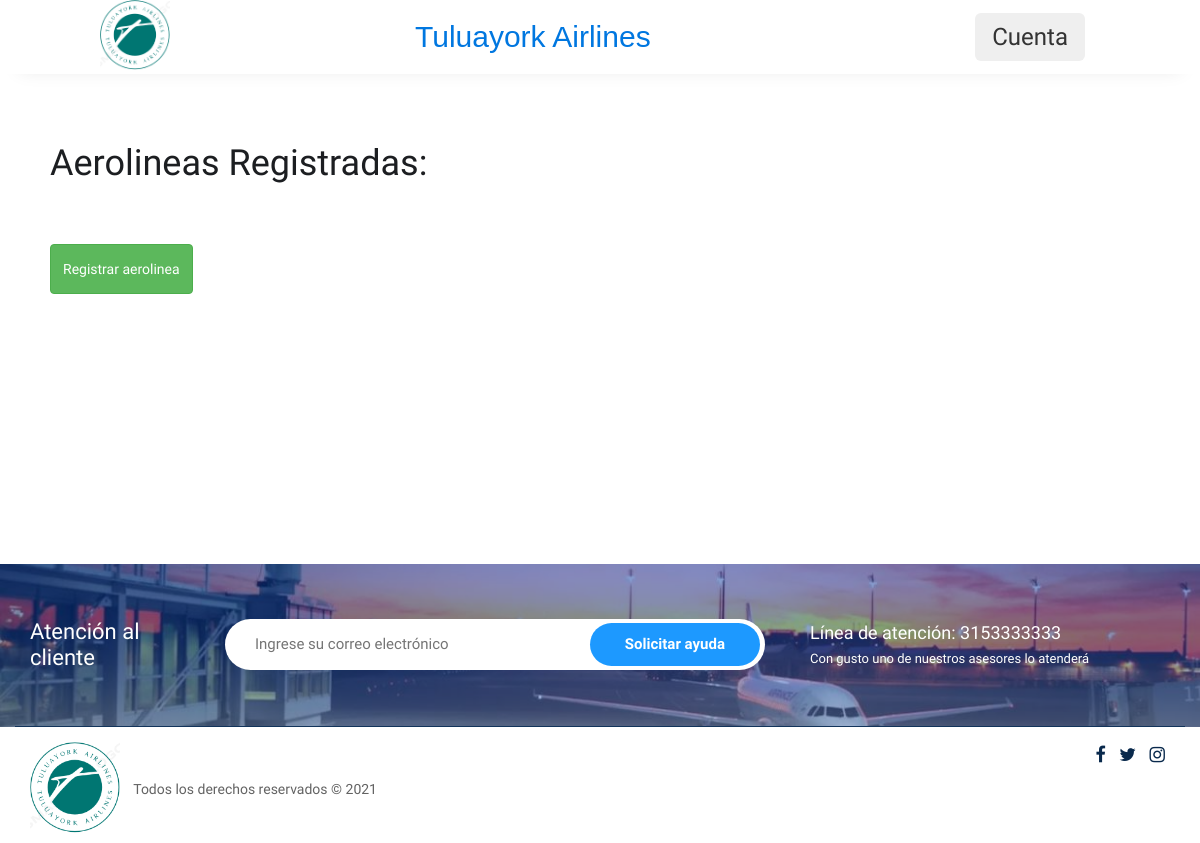
Page /aerolineas/ on the earlier database version.
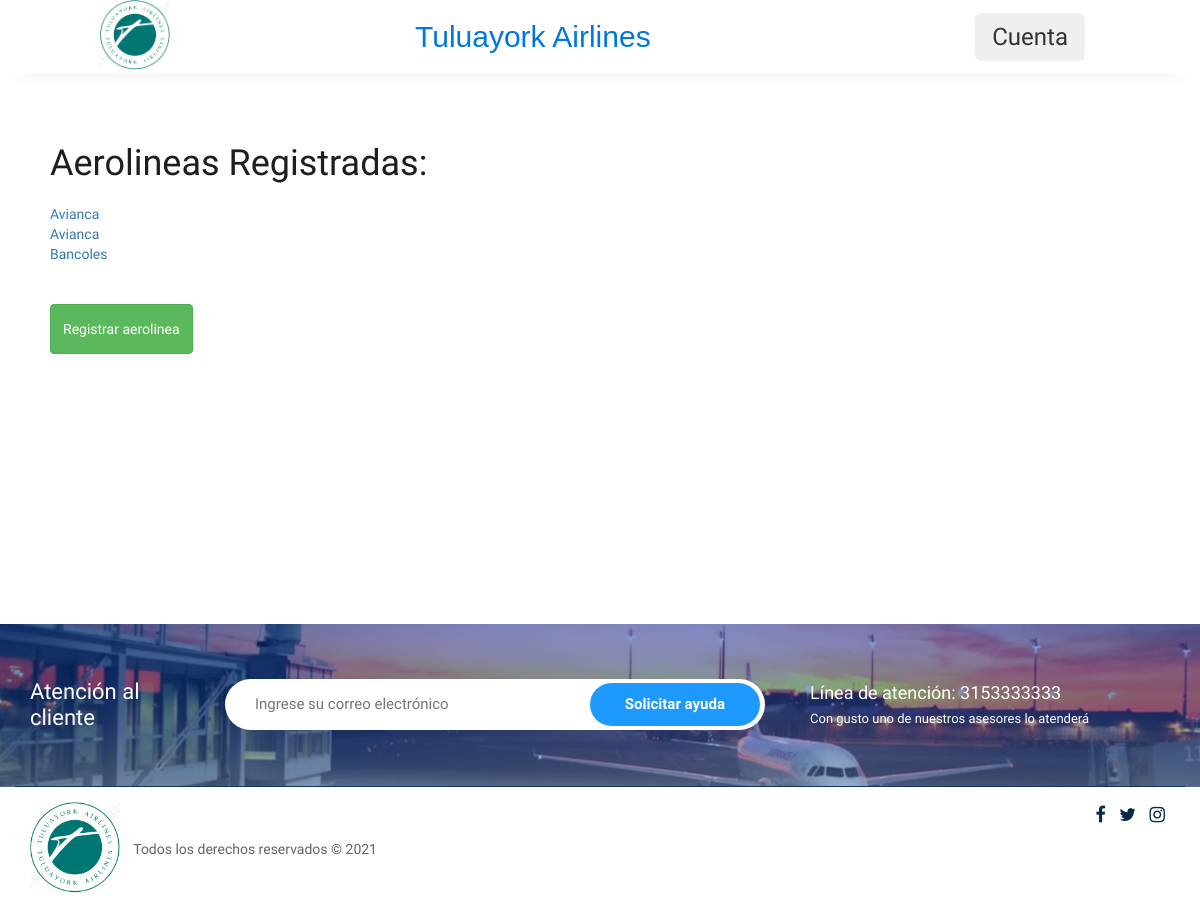
Same page on the later database version.
### vuelos/models.py (models this page shows, shortened)
class Aerolinea(models.Model):
    nombre = models.CharField(max_length=100,verbose_name="nombre")

### vuelos/views.py (the view)
# urls.py: path('aerolineas/', views.aerolineas, name='aerolineas'),
def aerolineas(request):
    aerolineas = Aerolinea.objects.all()
    context = {
            'aerolineas':aerolineas
            }
    return render(request,'vuelos/aerolineas.html',context)

### vuelos/templates/vuelos/aerolineas.html (shortened to what this page needs)
{% extends 'vuelos/base.html' %}
{% load static %}
{% block content %}
<br>
<div class="container mt-5 mb-5" >
  <div class="row d-flex align-items-center justify-content-center">
    <div class="col-md-6" >
        <div class="card px-5 py-5">
          <div class="form-input"><br>
            <h1> Aerolineas Registradas:</h1>
            <br>
            <ul>
	      {% for aerolinea in aerolineas %}
	      <li> <a href="{% url 'vuelos:modificar-aero' aerolinea.id%}">{{aerolinea.nombre}}</a></li>
              {% endfor %}
            </ul>
            <br><br>
            <a href="{% url 'vuelos:registrar-aerolinea' %}">
                <button type='submit' class="btn-success btn btn-primary mr-4 signup">Registrar aerolinea</button>
            </a>
          </div>
          </div>
        </div>
      </div>
    </div>
<br>
{% endblock %}

Differences in the rows shown:
added Aerolinea: nombre "Avianca"
added Aerolinea: nombre "Avianca"
added Aerolinea: nombre "Bancoles"
